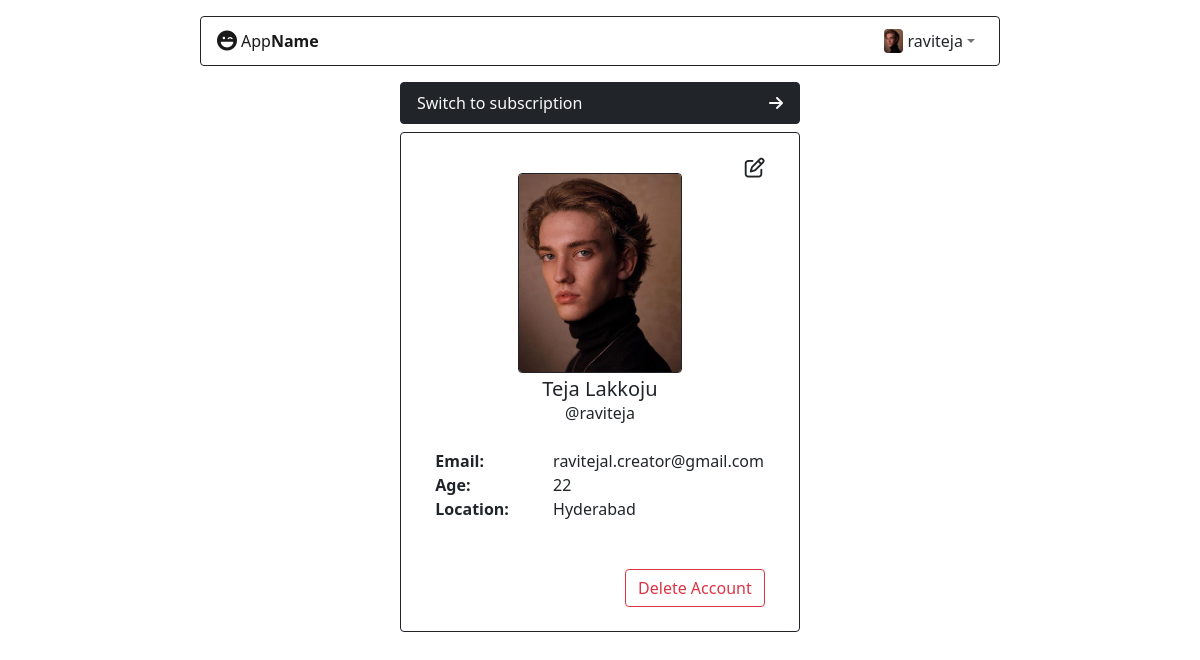
/users/16/, run on an earlier commit of the app's database.
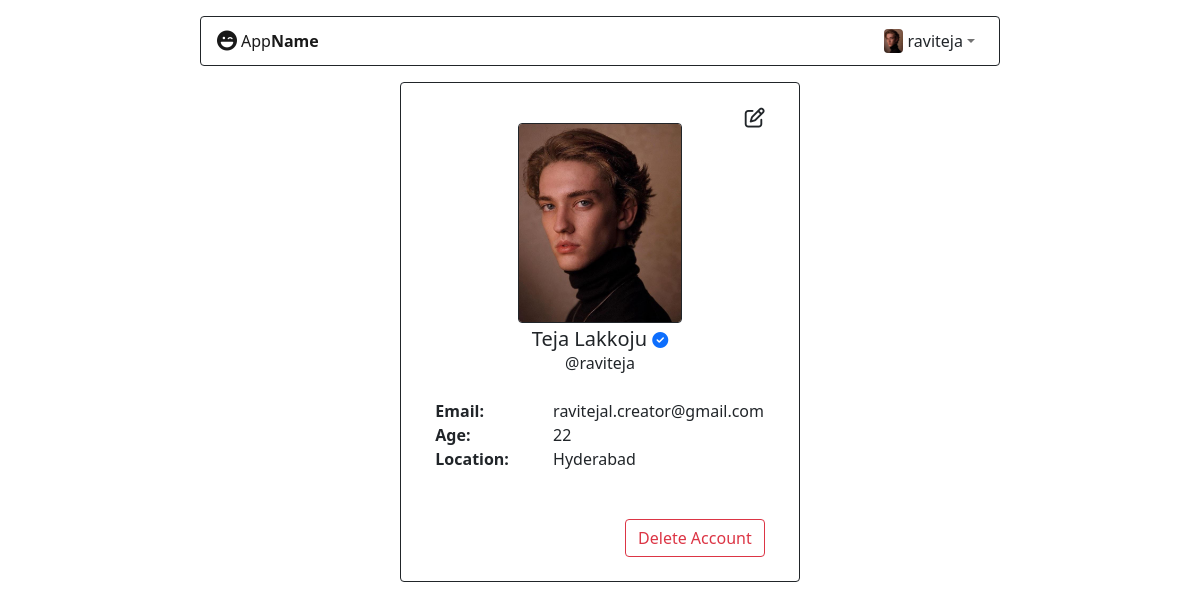
And on a later commit of the database.
### users/views.py (the view)
# urls.py: path('<user_id>/', views.get_user_profile, name='getuserprofile'),
def get_user_profile(request, user_id):
	user = User.objects.get(id=user_id)
	return render(request, 'users/user-profile.html', {'user': user})

### users/templates/users/user-profile.html
{% extends "base.html" %}
{% block content %}
{% if not user.is_subscribed %}
<div class="m-auto col-lg-4 col-md-8 col-11 border border-dark bg-dark rounded py-2 px-3 mb-2">
	<a href="{% url 'subscriptions:subscribe' user.id %}" class="w-100 d-flex align-items-center justify-content-between text-decoration-none text-light">Switch to subscription <i class="fa-solid fa-arrow-right"></i></a>
</div>
{% endif %}
<div class="m-auto col-lg-4 col-md-8 col-11 border border-dark rounded px-3 py-4">
    <div class="container position-relative h-25 d-flex flex-column justify-content-center align-items-center p-0" style="width:90%; min-height: 100px;">
        <a href="{% url 'users:updateuserprofile' user.id %}" class="position-absolute top-0 end-0"><i class="fa-regular fa-pen-to-square text-dark fs-5"></i></a>
        {% if user.profile_picture %}
	        <img src="{{user.profile_picture.url}}" class="w-50 mt-3 border border-dark rounded">
	    {% else %}
	        <img src="https://i.pinimg.com/736x/89/90/48/899048ab0cc455154006fdb9676964b3.jpg" class="w-50 mt-3 border border-dark rounded">
        {% endif %}
        <h5 class="p-0 m-0 mt-1">
        	{{user.first_name}} {{user.last_name}}
        	{% if user.is_subscribed %}
                <span class="text-primary fs-6"><i class="fa-solid fa-circle-check"></i></span>
            {% endif%}
        </h5>
        <div>@{{user.username}}</div>
        <div class="row row-cols-2 mt-4" style="min-width: 65%;">
		    {% if user.email %}
			    <div class="col-4 fw-bold">Email:</div>
			    <div class="col-8">{{user.email}}</div>
		    {% endif %}
		    {% if user.age %}
			    <div class="col-4 fw-bold">Age:</div>
			    <div class="col-8">{{user.age}}</div>
		    {% endif %}
		    {% if user.location %}
			    <div class="col-4 fw-bold">Location:</div>
			    <div class="col-8">{{user.location}}</div>
		    {% endif %}
		</div>
		<div class="w-100 text-end">
			<a class="btn btn-outline-danger mt-5" href="{% url 'users:deleteuserprofile' user.id %}">Delete Account</a>
		</div>
    </div>
</div>
{% endblock content %}

What changed in the data, as far as the page shows it:
changed User "Teja": is_subscribed False → True (drawn)
Also different on the page:
text no longer shown: "Switch to subscription"
